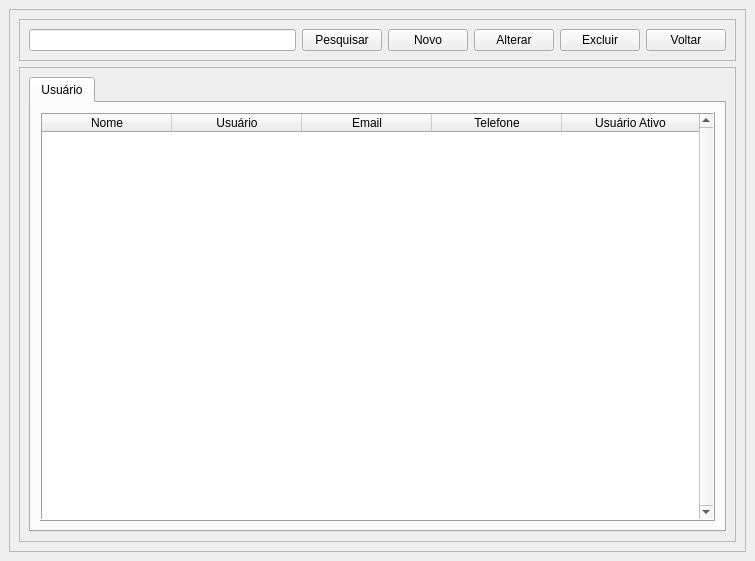
<?xml version="1.0" encoding="UTF-8"?>
<ui version="4.0">
 <class>MainWindow</class>
 <widget class="QMainWindow" name="MainWindow">
  <property name="geometry">
   <rect>
    <x>0</x>
    <y>0</y>
    <width>755</width>
    <height>561</height>
   </rect>
  </property>
  <property name="windowTitle">
   <string>Usuário</string>
  </property>
  <widget class="QWidget" name="centralwidget">
   <layout class="QGridLayout" name="gridLayout_2">
    <item row="0" column="0">
     <layout class="QGridLayout" name="gridLayout">
      <item row="0" column="0">
       <widget class="QFrame" name="frame_2">
        <property name="frameShape">
         <enum>QFrame::StyledPanel</enum>
        </property>
        <property name="frameShadow">
         <enum>QFrame::Raised</enum>
        </property>
        <layout class="QVBoxLayout" name="verticalLayout">
         <item>
          <widget class="QFrame" name="frame">
           <property name="frameShape">
            <enum>QFrame::StyledPanel</enum>
           </property>
           <property name="frameShadow">
            <enum>QFrame::Raised</enum>
           </property>
           <layout class="QHBoxLayout" name="horizontalLayout">
            <item>
             <widget class="QLineEdit" name="BR_Pesquisa"/>
            </item>
            <item>
             <widget class="QPushButton" name="BT_Pesquisar">
              <property name="text">
               <string>Pesquisar</string>
              </property>
              <property name="icon">
               <iconset>
                <normaloff>../Arte/iconfinder-documents07-1622836_121949.ico</normaloff>../Arte/iconfinder-documents07-1622836_121949.ico</iconset>
              </property>
             </widget>
            </item>
            <item>
             <widget class="QPushButton" name="BT_Criar">
              <property name="text">
               <string>Novo</string>
              </property>
              <property name="icon">
               <iconset>
                <normaloff>../Arte/new_page_document_1560.ico</normaloff>../Arte/new_page_document_1560.ico</iconset>
              </property>
             </widget>
            </item>
            <item>
             <widget class="QPushButton" name="BT_Alterar">
              <property name="text">
               <string>Alterar</string>
              </property>
              <property name="icon">
               <iconset>
                <normaloff>../Arte/edit_pencil_write_1574.ico</normaloff>../Arte/edit_pencil_write_1574.ico</iconset>
              </property>
             </widget>
            </item>
            <item>
             <widget class="QPushButton" name="BT_Exclui">
              <property name="text">
               <string>Excluir</string>
              </property>
              <property name="icon">
               <iconset>
                <normaloff>../Arte/delete_delete_exit_1577.ico</normaloff>../Arte/delete_delete_exit_1577.ico</iconset>
              </property>
             </widget>
            </item>
            <item>
             <widget class="QPushButton" name="BT_Voltar">
              <property name="text">
               <string>Voltar</string>
              </property>
              <property name="icon">
               <iconset>
                <normaloff>../Arte/3643764-back-backward-left-reply-turn_113415.ico</normaloff>../Arte/3643764-back-backward-left-reply-turn_113415.ico</iconset>
              </property>
             </widget>
            </item>
           </layout>
          </widget>
         </item>
         <item>
          <widget class="QFrame" name="frame_3">
           <property name="frameShape">
            <enum>QFrame::StyledPanel</enum>
           </property>
           <property name="frameShadow">
            <enum>QFrame::Raised</enum>
           </property>
           <layout class="QVBoxLayout" name="verticalLayout_3">
            <item>
             <widget class="QTabWidget" name="tabWidget">
              <property name="focusPolicy">
               <enum>Qt::TabFocus</enum>
              </property>
              <property name="tabPosition">
               <enum>QTabWidget::North</enum>
              </property>
              <property name="currentIndex">
               <number>0</number>
              </property>
              <widget class="QWidget" name="tab">
               <attribute name="title">
                <string>Usuário</string>
               </attribute>
               <layout class="QHBoxLayout" name="horizontalLayout_2">
                <item>
                 <widget class="QTableWidget" name="TB_Cadastro">
                  <property name="sizePolicy">
                   <sizepolicy hsizetype="Expanding" vsizetype="Expanding">
                    <horstretch>0</horstretch>
                    <verstretch>0</verstretch>
                   </sizepolicy>
                  </property>
                  <property name="tabletTracking">
                   <bool>false</bool>
                  </property>
                  <property name="layoutDirection">
                   <enum>Qt::LeftToRight</enum>
                  </property>
                  <property name="autoFillBackground">
                   <bool>true</bool>
                  </property>
                  <property name="frameShape">
                   <enum>QFrame::Box</enum>
                  </property>
                  <property name="frameShadow">
                   <enum>QFrame::Raised</enum>
                  </property>
                  <property name="verticalScrollBarPolicy">
                   <enum>Qt::ScrollBarAlwaysOn</enum>
                  </property>
                  <property name="horizontalScrollBarPolicy">
                   <enum>Qt::ScrollBarAsNeeded</enum>
                  </property>
                  <property name="sizeAdjustPolicy">
                   <enum>QAbstractScrollArea::AdjustToContents</enum>
                  </property>
                  <property name="editTriggers">
                   <set>QAbstractItemView::NoEditTriggers</set>
                  </property>
                  <property name="dragEnabled">
                   <bool>false</bool>
                  </property>
                  <property name="dragDropMode">
                   <enum>QAbstractItemView::NoDragDrop</enum>
                  </property>
                  <property name="alternatingRowColors">
                   <bool>true</bool>
                  </property>
                  <property name="selectionMode">
                   <enum>QAbstractItemView::SingleSelection</enum>
                  </property>
                  <property name="selectionBehavior">
                   <enum>QAbstractItemView::SelectRows</enum>
                  </property>
                  <property name="verticalScrollMode">
                   <enum>QAbstractItemView::ScrollPerItem</enum>
                  </property>
                  <property name="showGrid">
                   <bool>true</bool>
                  </property>
                  <property name="gridStyle">
                   <enum>Qt::DashLine</enum>
                  </property>
                  <attribute name="horizontalHeaderVisible">
                   <bool>true</bool>
                  </attribute>
                  <attribute name="horizontalHeaderCascadingSectionResizes">
                   <bool>false</bool>
                  </attribute>
                  <attribute name="horizontalHeaderDefaultSectionSize">
                   <number>130</number>
                  </attribute>
                  <attribute name="horizontalHeaderHighlightSections">
                   <bool>true</bool>
                  </attribute>
                  <attribute name="horizontalHeaderMinimumSectionSize">
                   <number>39</number>
                  </attribute>
                  <attribute name="horizontalHeaderShowSortIndicator" stdset="0">
                   <bool>false</bool>
                  </attribute>
                  <attribute name="horizontalHeaderStretchLastSection">
                   <bool>true</bool>
                  </attribute>
                  <attribute name="verticalHeaderVisible">
                   <bool>true</bool>
                  </attribute>
                  <column>
                   <property name="text">
                    <string>Nome</string>
                   </property>
                  </column>
                  <column>
                   <property name="text">
                    <string>Usuário</string>
                   </property>
                  </column>
                  <column>
                   <property name="text">
                    <string>Email</string>
                   </property>
                  </column>
                  <column>
                   <property name="text">
                    <string>Telefone</string>
                   </property>
                  </column>
                  <column>
                   <property name="text">
                    <string>Usuário Ativo</string>
                   </property>
                  </column>
                 </widget>
                </item>
               </layout>
              </widget>
             </widget>
            </item>
           </layout>
          </widget>
         </item>
        </layout>
       </widget>
      </item>
     </layout>
    </item>
   </layout>
  </widget>
 </widget>
 <resources/>
 <connections/>
</ui>
